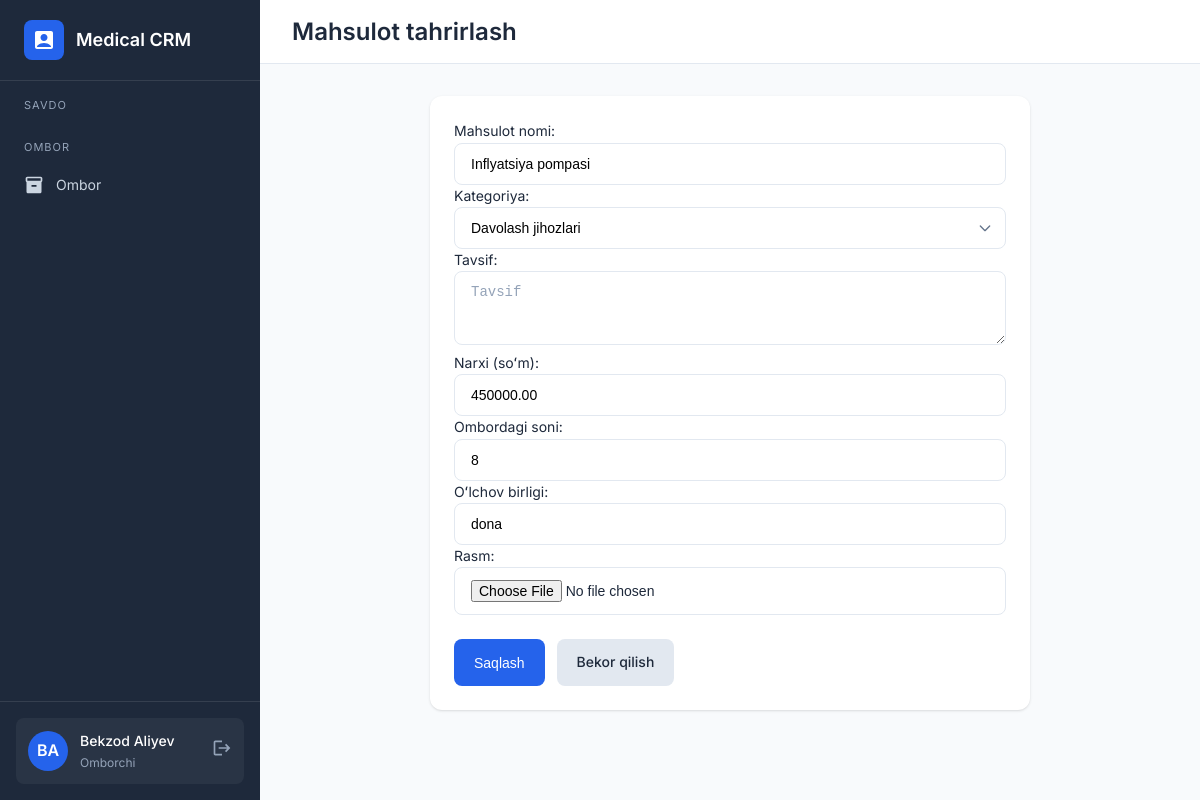
The page /products/3/edit/ (signed in) on the database as committed earlier.
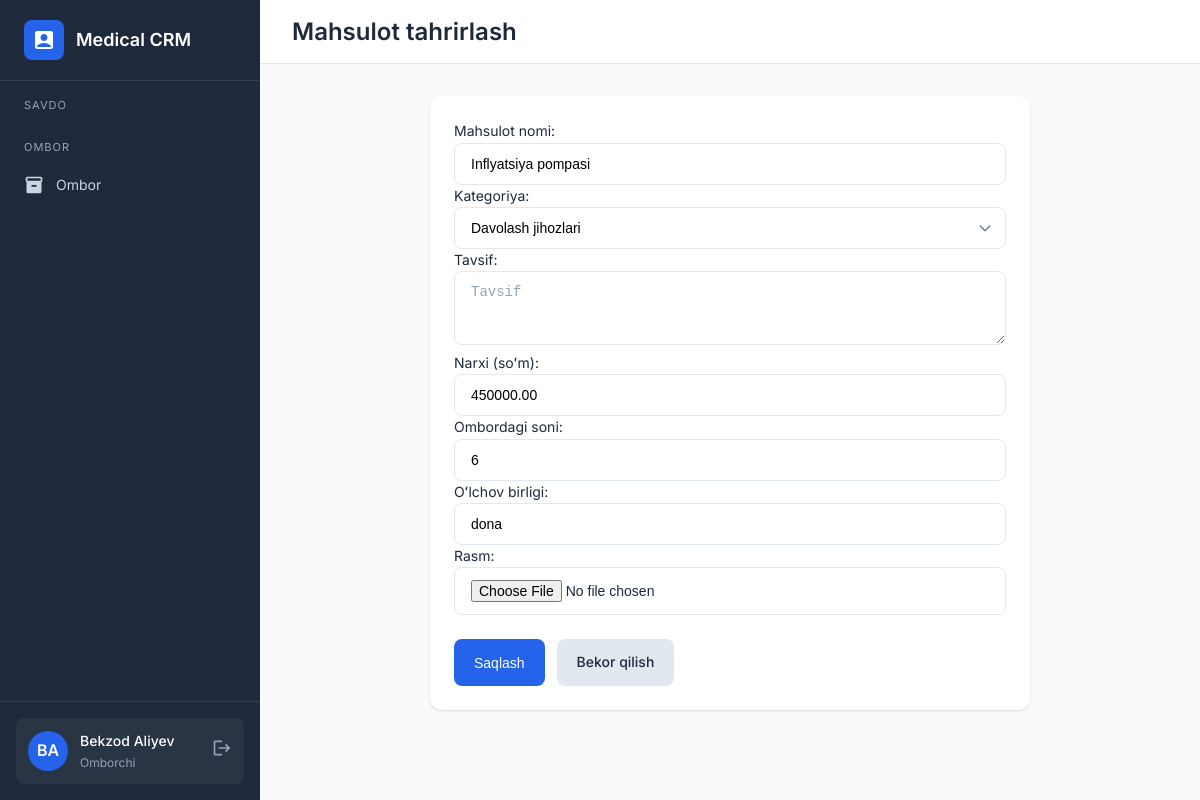
The same page on the database as committed later.
### backend/main/models.py (models this page shows, shortened)
class Product(models.Model):
    name = models.CharField(max_length=300, verbose_name='Mahsulot nomi')
    category = models.ForeignKey(Category, on_delete=models.CASCADE, related_name='products', verbose_name='Kategoriya')
    description = models.TextField(blank=True, verbose_name='Tavsif')
    price = models.DecimalField(max_digits=12, decimal_places=2, verbose_name='Narxi (soʻm)')
    stock = models.PositiveIntegerField(default=0, verbose_name='Ombordagi soni')
    unit = models.CharField(max_length=50, default='dona', verbose_name='Oʻlchov birligi')
    image = models.ImageField(upload_to='products/', blank=True, null=True, verbose_name='Rasm')
    created_at = models.DateTimeField(auto_now_add=True)
    updated_at = models.DateTimeField(auto_now=True)
    class Meta:
        verbose_name = 'Mahsulot'
        verbose_name_plural = 'Mahsulotlar'

class Category(models.Model):
    name = models.CharField(max_length=200, verbose_name='Kategoriya nomi')
    description = models.TextField(blank=True, verbose_name='Tavsif')
    created_at = models.DateTimeField(auto_now_add=True)
    def __str__(self):
        return self.name
    class Meta:
        verbose_name = 'Kategoriya'
        verbose_name_plural = 'Kategoriyalar'

### backend/main/views.py (the view)
# urls.py: path('products/<int:pk>/edit/', views.product_edit, name='product_edit'),
@login_required
def product_edit(request, pk):
    if request.user.role != 'warehouse':
        messages.error(request, "Sizga bu amal uchun ruxsat yo'q")
        return redirect('dashboard')
    product = get_object_or_404(Product, pk=pk)
    if request.method == 'POST':
        form = ProductForm(request.POST, request.FILES, instance=product)
        if form.is_valid():
            form.save()
            messages.success(request, 'Mahsulot muvaffaqiyatli yangilandi')
            return redirect('products')
    else:
        form = ProductForm(instance=product)
    return render(request, 'product_form.html', {'form': form, 'action': 'edit', 'product': product})

### backend/main/forms.py
class ProductForm(forms.ModelForm):
    class Meta:
        model = Product
        fields = ('name', 'category', 'description', 'price', 'stock', 'unit', 'image')
        widgets = {
            'name': forms.TextInput(attrs={'class': 'form-control', 'placeholder': 'Mahsulot nomi'}),
            'category': forms.Select(attrs={'class': 'form-control'}),
            'description': forms.Textarea(attrs={'class': 'form-control', 'rows': 3, 'placeholder': 'Tavsif'}),
            'price': forms.NumberInput(attrs={'class': 'form-control', 'placeholder': 'Narxi'}),
            'stock': forms.NumberInput(attrs={'class': 'form-control', 'placeholder': 'Soni'}),
            'unit': forms.TextInput(attrs={'class': 'form-control', 'placeholder': 'Oʻlchov birligi'}),
            'image': forms.FileInput(attrs={'class': 'form-control'}),
        }

### frontend/templates/product_form.html (shortened to what this page needs)
{% extends 'base.html' %}
{% block content %}
<div class="top-bar">
    <h1 class="page-title">{% if action == 'create' %}Mahsulot qo'shish{% else %}Mahsulot tahrirlash{% endif %}</h1>
</div>
<div class="page-content">
    <div class="card" style="max-width: 600px; margin: 0 auto;">
        <form method="post" enctype="multipart/form-data">
            {{ form.as_p }}
            <div style="display: flex; gap: 12px; margin-top: 24px;">
                <button type="submit" class="btn btn-primary">Saqlash</button>
                <a href="{% url 'products' %}" class="btn btn-secondary">Bekor qilish</a>
            </div>
        </form>
    </div>
</div>
{% endblock %}

Rows that differ between the two databases and show on the page:
changed Product "Davolash jihozlari": stock "8" → "6"
